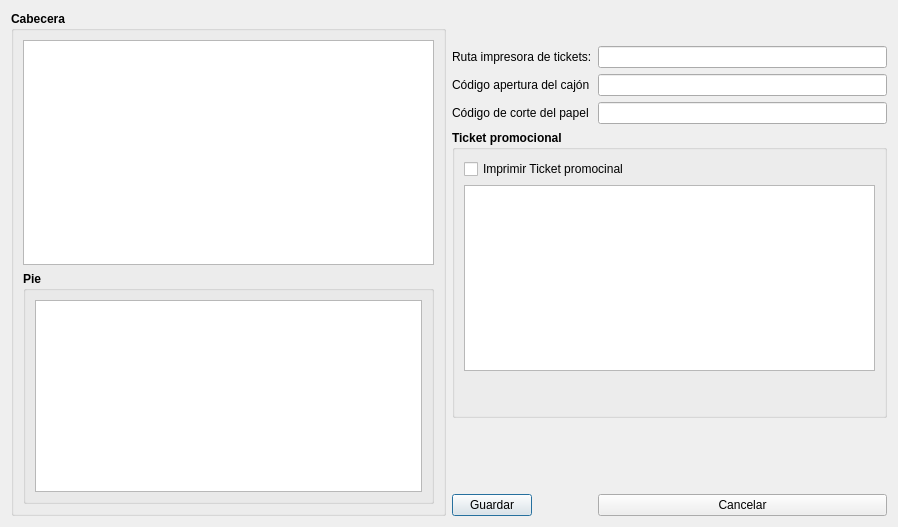
<?xml version="1.0" encoding="UTF-8"?>
<ui version="4.0">
 <class>ConfigTicket</class>
 <widget class="QDialog" name="ConfigTicket">
  <property name="geometry">
   <rect>
    <x>0</x>
    <y>0</y>
    <width>898</width>
    <height>527</height>
   </rect>
  </property>
  <property name="windowTitle">
   <string>Configurar tickets</string>
  </property>
  <layout class="QHBoxLayout" name="horizontalLayout">
   <item>
    <layout class="QVBoxLayout" name="verticalLayout_2">
     <item>
      <widget class="QGroupBox" name="groupBoxCabecera">
       <property name="font">
        <font>
         <bold>true</bold>
        </font>
       </property>
       <property name="title">
        <string>Cabecera</string>
       </property>
       <property name="flat">
        <bool>true</bool>
       </property>
       <property name="checkable">
        <bool>false</bool>
       </property>
       <layout class="QGridLayout" name="gridLayout">
        <item row="0" column="0">
         <widget class="QPlainTextEdit" name="plainTextEditCabecera">
          <property name="frameShape">
           <enum>QFrame::Shape::StyledPanel</enum>
          </property>
          <property name="frameShadow">
           <enum>QFrame::Shadow::Sunken</enum>
          </property>
         </widget>
        </item>
        <item row="1" column="0">
         <widget class="QGroupBox" name="groupBoxPie">
          <property name="font">
           <font>
            <bold>true</bold>
           </font>
          </property>
          <property name="title">
           <string>Pie</string>
          </property>
          <property name="flat">
           <bool>true</bool>
          </property>
          <property name="checkable">
           <bool>false</bool>
          </property>
          <layout class="QGridLayout" name="gridLayout_2">
           <item row="0" column="0">
            <widget class="QPlainTextEdit" name="plainTextEditPie"/>
           </item>
          </layout>
         </widget>
        </item>
       </layout>
      </widget>
     </item>
    </layout>
   </item>
   <item>
    <layout class="QFormLayout" name="formLayout">
     <item row="0" column="0">
      <spacer name="verticalSpacer">
       <property name="orientation">
        <enum>Qt::Orientation::Vertical</enum>
       </property>
       <property name="sizeHint" stdset="0">
        <size>
         <width>20</width>
         <height>40</height>
        </size>
       </property>
      </spacer>
     </item>
     <item row="1" column="0">
      <widget class="QLabel" name="label">
       <property name="text">
        <string>Ruta impresora de tickets:</string>
       </property>
      </widget>
     </item>
     <item row="1" column="1">
      <widget class="QLineEdit" name="lineEditCola"/>
     </item>
     <item row="2" column="0">
      <widget class="QLabel" name="label_2">
       <property name="text">
        <string>Código apertura del cajón</string>
       </property>
      </widget>
     </item>
     <item row="2" column="1">
      <widget class="QLineEdit" name="lineEditCodApertura"/>
     </item>
     <item row="3" column="0">
      <widget class="QLabel" name="label_3">
       <property name="text">
        <string>Código de corte del papel</string>
       </property>
      </widget>
     </item>
     <item row="3" column="1">
      <widget class="QLineEdit" name="lineEditCodCorte"/>
     </item>
     <item row="4" column="0" colspan="2">
      <widget class="QGroupBox" name="groupBoxPromo">
       <property name="font">
        <font>
         <bold>true</bold>
        </font>
       </property>
       <property name="title">
        <string>Ticket promocional</string>
       </property>
       <property name="flat">
        <bool>true</bool>
       </property>
       <layout class="QGridLayout" name="gridLayout_3">
        <item row="0" column="0">
         <widget class="QCheckBox" name="checkBoxPromo">
          <property name="font">
           <font>
            <bold>false</bold>
           </font>
          </property>
          <property name="text">
           <string>Imprimir Ticket promocinal</string>
          </property>
         </widget>
        </item>
        <item row="1" column="0">
         <widget class="QPlainTextEdit" name="plainTextEditPromo"/>
        </item>
        <item row="2" column="0">
         <spacer name="verticalSpacer_2">
          <property name="orientation">
           <enum>Qt::Orientation::Vertical</enum>
          </property>
          <property name="sizeHint" stdset="0">
           <size>
            <width>20</width>
            <height>40</height>
           </size>
          </property>
         </spacer>
        </item>
       </layout>
      </widget>
     </item>
     <item row="5" column="1">
      <spacer name="verticalSpacer_3">
       <property name="orientation">
        <enum>Qt::Orientation::Vertical</enum>
       </property>
       <property name="sizeHint" stdset="0">
        <size>
         <width>20</width>
         <height>40</height>
        </size>
       </property>
      </spacer>
     </item>
     <item row="6" column="1">
      <spacer name="verticalSpacer_4">
       <property name="orientation">
        <enum>Qt::Orientation::Vertical</enum>
       </property>
       <property name="sizeHint" stdset="0">
        <size>
         <width>20</width>
         <height>40</height>
        </size>
       </property>
      </spacer>
     </item>
     <item row="8" column="0">
      <widget class="QPushButton" name="pushButtonAceptar">
       <property name="text">
        <string>Guardar</string>
       </property>
      </widget>
     </item>
     <item row="8" column="1">
      <widget class="QPushButton" name="pushButtonCancelar">
       <property name="text">
        <string>Cancelar</string>
       </property>
      </widget>
     </item>
    </layout>
   </item>
  </layout>
 </widget>
 <resources/>
 <connections/>
</ui>
